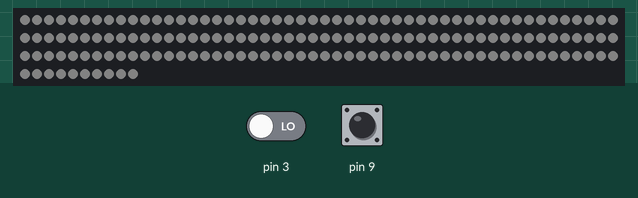
Simulated run of this sketch. Board: Arduino Uno, built with avr-gcc and run on an emulated ATmega328P. On the bench: 160 RGB LEDs in strip order, left to right, continuing on the next row. The inputs (shaded band) are chosen by the test bench; at power-on: pin 3 LOW, pin 9 HIGH. Dim RGB values are drawn brighter than linear; random numbers use the default seed unless the sketch sets one.

Above: at 1.06 s.
1.3 s: pin 3 driven HIGH
At 2.26 s:
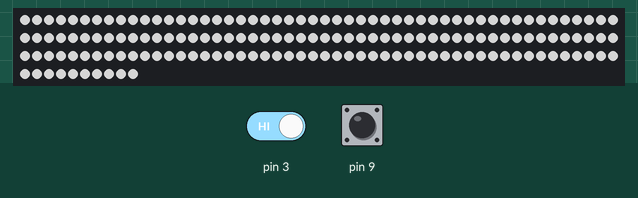
At 45.14 s:
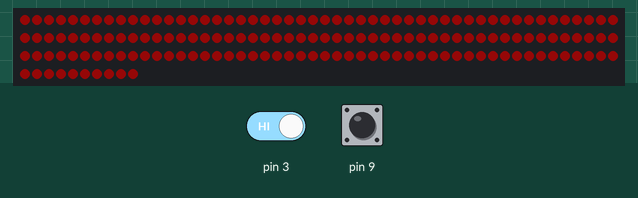

The sketch:

LEDSDBfastled.ino
```cpp
#include <FastLED.h>

#define LED_PIN    6
#define LED_COUNT  160

CRGB leds[LED_COUNT];

int r;
int g;
int b;
int x;
int y;
int z;
int d;
bool OnPresence;
unsigned long LastPresence;

void setup() {
  pinMode(3, INPUT);
  pinMode(9, INPUT_PULLUP);

  FastLED.addLeds<NEOPIXEL, LED_PIN>(leds, LED_COUNT);

  Serial.begin(9600);
  randomSeed(analogRead(0));

  x = random(2551);
  y = random(2551);
  z = random(2551);
}

void loop() {
  if (digitalRead(3) == HIGH || digitalRead(9) == LOW) {
    if (!OnPresence) {
      x = 2550;
      y = 2550;
      z = 2550;
      d = 24;
    }
    OnPresence = true;
    LastPresence = millis();
  }

  if (digitalRead(3) == LOW && digitalRead(9) == HIGH && OnPresence && millis() - LastPresence > 10000) {
    OnPresence = false;
    x = 0;
    y = 0;
    z = 0;
  }

  if (r > x) {
    r -= 1;
  } else if (r < x) {
    r += 1 + d;
    r = constrain(r, 0, 2550);
  } else if (r == x && OnPresence) {
    int alea = random(4);
    if (alea == 0) {
      x = 0;
    } else {
      x = random(2551);
      d = 0;
    }
  }

  if (g > y) {
    g -= 1;
  } else if (g < y) {
    g += 1 + d;
    g = constrain(g, 0, 2550);
  } else if (g == y && OnPresence) {
    int alea = random(4);
    if (alea == 0) {
      y = 0;
    } else {
      y = random(2551);
      d = 0;
    }
  }

  if (b > z) {
    b -= 1;
  } else if (b < z) {
    b += 1 + d;
    b = constrain(b, 0, 2550);
  } else if (b == z && OnPresence) {
    int alea = random(4);
    if (alea == 0) {
      z = 0;
    } else {
      z = random(2551);
      d = 0;
    }
  }

  for (int i = 0; i < LED_COUNT; i++) {
    leds[i] = CRGB(r / 10, g / 10, b / 10);
  }

  FastLED.show();
  delay(10);
}
```
